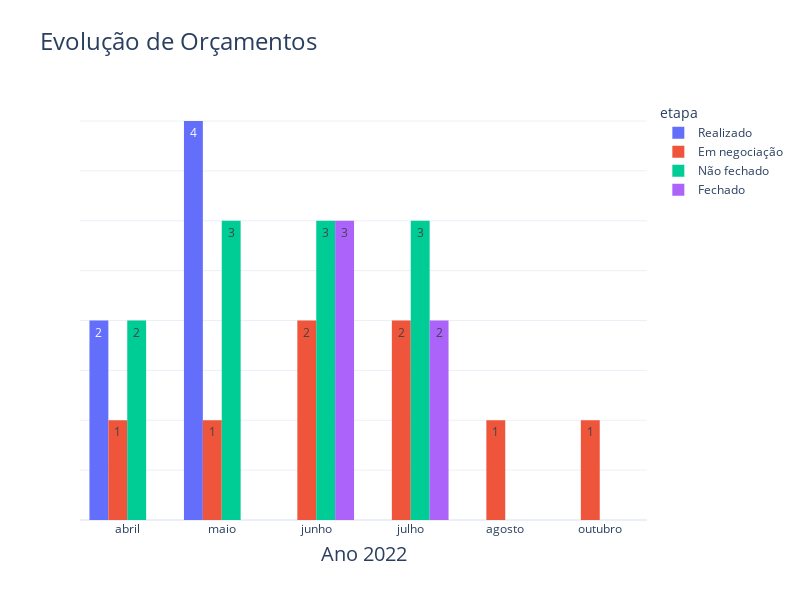

Notebook code for this chart:
### Code cell
fig = px.histogram(df.query("data_evento >= '2022/04'"), x= 'mes_evento', labels= {'mes_evento': 'Ano 2022', 'count': 'Quantidade de Eventos'}, 
       text_auto=True, color= 'etapa', barmode='group', title='Evolução de Orçamentos')

fig.update_yaxes(title=None, ticklabelstep=2, showticklabels=False)

fig.update_xaxes(title_font = {"size": 20}, title_standoff = 10)

fig.update_layout(title_font_size=24, bargap=0.2)
fig.show()
fig.write_html("orç_2022.html")

### Figure 1 — Plotly figure (JSON) as saved in the notebook; plotly's stock layout.template omitted (floating-point values rounded to 4 significant figures)
{"data": [{"alignmentgroup": "True", "bingroup": "x", "hovertemplate": "etapa=Realizado<br>Ano 2022=%{x}<br>count=%{y}<extra></extra>", "legendgroup": "Realizado", "marker": {"color": "#636efa", "pattern": {"shape": ""}}, "name": "Realizado", "offsetgroup": "Realizado", "orientation": "v", "showlegend": true, "texttemplate": "%{value}", "type": "histogram", "x": ["abril", "abril", "maio", "maio", "maio", "maio"], "xaxis": "x", "yaxis": "y"}, {"alignmentgroup": "True", "bingroup": "x", "hovertemplate": "etapa=Em negociação<br>Ano 2022=%{x}<br>count=%{y}<extra></extra>", "legendgroup": "Em negociação", "marker": {"color": "#EF553B", "pattern": {"shape": ""}}, "name": "Em negociação", "offsetgroup": "Em negociação", "orientation": "v", "showlegend": true, "texttemplate": "%{value}", "type": "histogram", "x": ["abril", "maio", "junho", "junho", "julho", "julho", "agosto", "outubro"], "xaxis": "x", "yaxis": "y"}, {"alignmentgroup": "True", "bingroup": "x", "hovertemplate": "etapa=Não fechado<br>Ano 2022=%{x}<br>count=%{y}<extra></extra>", "legendgroup": "Não fechado", "marker": {"color": "#00cc96", "pattern": {"shape": ""}}, "name": "Não fechado", "offsetgroup": "Não fechado", "orientation": "v", "showlegend": true, "texttemplate": "%{value}", "type": "histogram", "x": ["abril", "abril", "maio", "maio", "maio", "junho", "junho", "junho", "julho", "julho", "julho"], "xaxis": "x", "yaxis": "y"}, {"alignmentgroup": "True", "bingroup": "x", "hovertemplate": "etapa=Fechado<br>Ano 2022=%{x}<br>count=%{y}<extra></extra>", "legendgroup": "Fechado", "marker": {"color": "#ab63fa", "pattern": {"shape": ""}}, "name": "Fechado", "offsetgroup": "Fechado", "orientation": "v", "showlegend": true, "texttemplate": "%{value}", "type": "histogram", "x": ["junho", "junho", "junho", "julho", "julho"], "xaxis": "x", "yaxis": "y"}], "layout": {"bargap": 0.2, "barmode": "group", "height": 600, "legend": {"title": {"text": "etapa"}, "tracegroupgap": 0}, "title": {"font": {"size": 24}, "text": "Evolução de Orçamentos"}, "width": 800, "xaxis": {"anchor": "y", "domain": [0, 1], "title": {"font": {"size": 20}, "standoff": 10, "text": "Ano 2022"}}, "yaxis": {"anchor": "x", "domain": [0, 1], "showticklabels": false, "ticklabelstep": 2, "title": {}}}}
